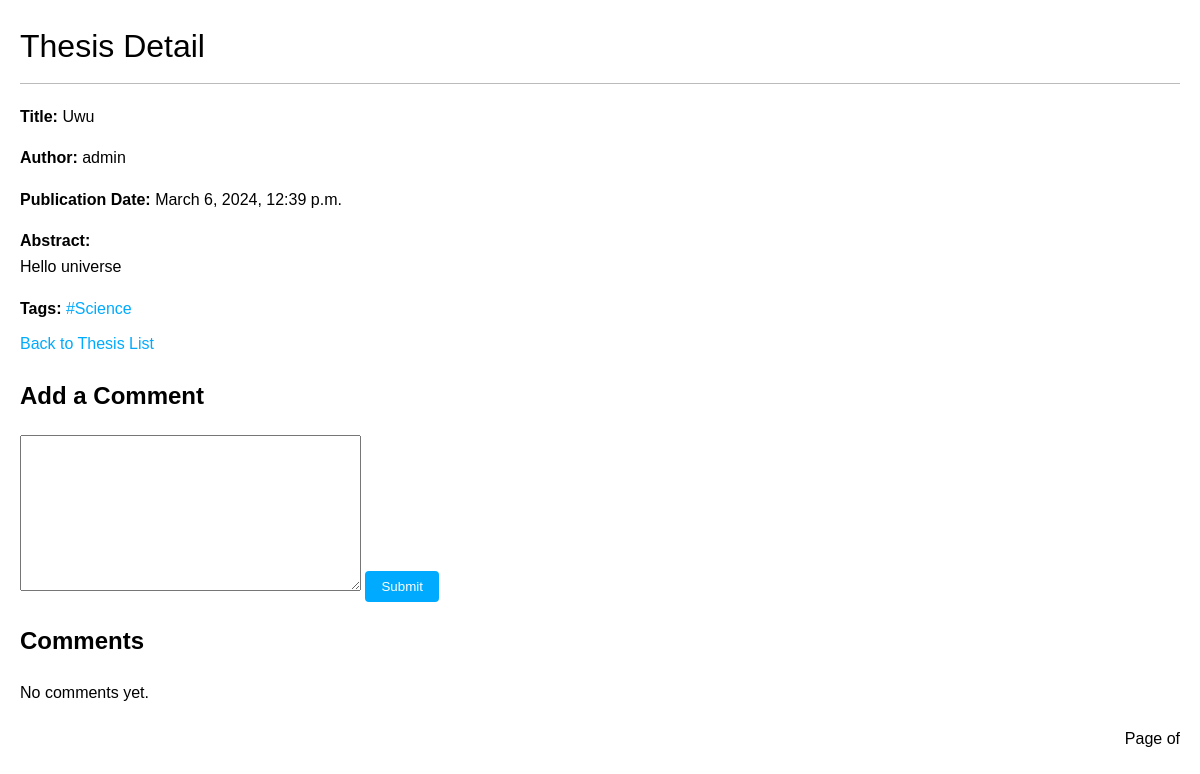
The page /thesis/2/ on the database its author committed.
### web/models.py (models this page shows, shortened)
class Thesis(models.Model):
    title = models.CharField(max_length=200, unique=True)
    author = models.ForeignKey(User, on_delete=models.CASCADE, related_name='theses')
    publication_date = models.DateTimeField(auto_now=True)
    abstract = models.TextField()
    tags = TaggableManager()
    class Meta:
        ordering = ['-publication_date']

### web/views.py (the view)
# urls.py: path('thesis/<int:thesis_id>/', thesis_detail, name="post_detail"),
def thesis_detail(request, thesis_id):
    thesis = get_object_or_404(Thesis, id=thesis_id)
    comments = thesis.comments.all()
    if request.method == 'POST':
        form = CommentForm(request.POST)
        if form.is_valid():
            comment = form.save(commit=False)
            comment.thesis = thesis
            comment.save()
            return redirect('post_detail', thesis_id=thesis_id)
    else:
        form = CommentForm()
    return render(request, 'post_detail.html', {'thesis': thesis, 'comments': comments, 'form': form})

### web/forms.py
class CommentForm(forms.ModelForm):
    class Meta:
        model = Comment
        fields = ['text']

### web/templates/post_detail.html (shortened to what this page needs)
<!DOCTYPE html>
<html lang="en">
<head>
</head>
<body>
    <h1>Thesis Detail</h1>
    <p><strong>Title:</strong> {{ thesis.title }}</p>
    <p><strong>Author:</strong> {{ thesis.author }}</p>
    <p><strong>Publication Date:</strong> {{ thesis.publication_date }}</p>
    <p><strong>Abstract:</strong><br>{{ thesis.abstract|linebreaksbr }}</p>
    <p><strong>Tags:</strong>
        {% for tag in thesis.tags.all %}
            <a href="{% url 'tagged_thesis' tag.slug %}">#{{ tag.name }}</a>
        {% endfor %}
    </p>
    <a href="{% url 'thesis_list' %}">Back to Thesis List</a>
    <div class="comment-form">
        <h2>Add a Comment</h2>
        <form action="{% url 'post_detail' thesis.id %}" method="post">
            {{ form.text }}
            <button type="submit">Submit</button>
        </form>
    </div>
    <div class="comments">
        <h2>Comments</h2>
        {% if thesis.comments.all %}
            <ul>
                {% for comment in thesis.comments.all %}
                    <li>{{ comment.text }}</li>
                {% endfor %}
            </ul>
        {% else %}
            <p>No comments yet.</p>
        {% endif %}
    </div>
    <div class="pagination">
        <span class="step-links">
            <span class="current">
                Page {{ page_obj.number }} of {{ page_obj.paginator.num_pages }}
            </span>
        </span>
    </div>
</body>
</html>

### web/templates/post_detail.html (style rules this page uses)
body { margin: 20px; padding: 0; font-family: helvetica, sans-serif; line-height: 1.6; }
h1 { font-weight: normal; border-bottom: 1px solid #bbb; padding-bottom: 10px; margin-bottom: 20px; }
p { margin-bottom: 10px; }
a { color: #00abff; text-decoration: none; }
.pagination { margin-top: 20px; }
.pagination .step-links { float: right; }
.comment-form { margin-top: 20px; }
.comment-form button { background-color: #00abff; color: white; padding: 8px 16px; border: none; border-radius: 4px; cursor: pointer; }

### rows shown on the page
Thesis: title "Uwu", author "admin", publication_date "March 6, 2024, 12:39 p.m.", abstract "Hello universe"
Tag: name "Science"
